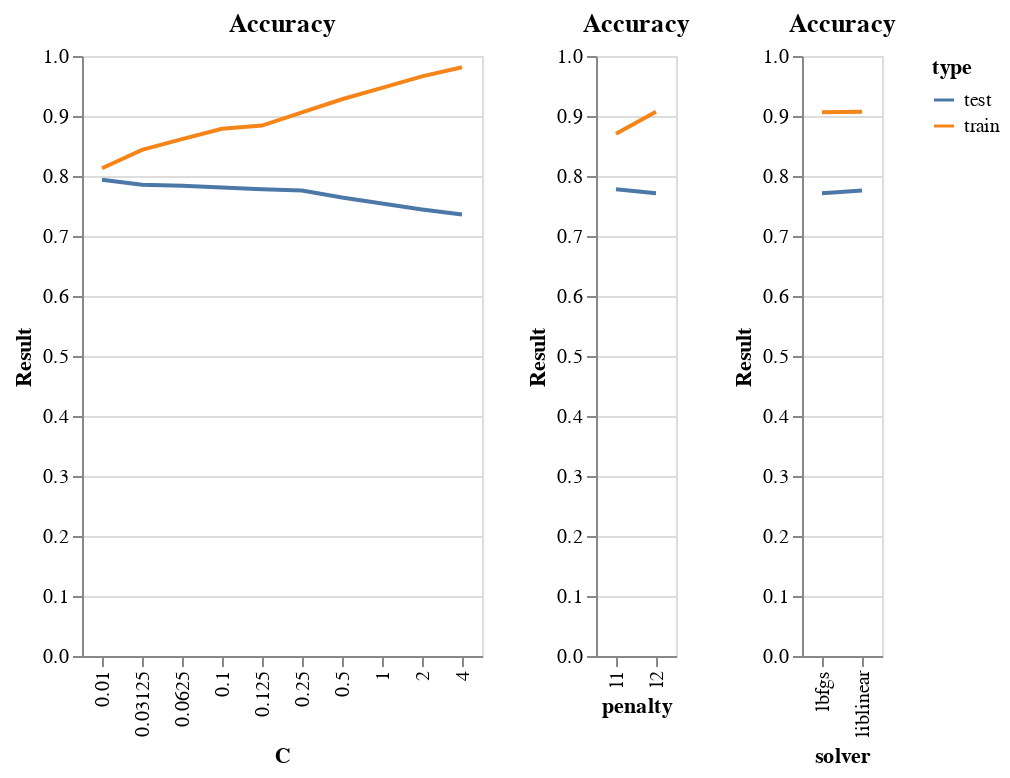

The notebook cell saved with this chart:
### Code cell
df = csv_data.copy()
df = df[df.Score=='Accuracy']
#print(df.columns)
df = df.groupby(['type','C',])['Result'].median().reset_index()
#display(df)

chart1 = alt.Chart(df).mark_line().encode(
    x = 'C:O',
    y = 'Result:Q',
    color = 'type:N',
    tooltip = 'C:Q',

).properties(
    title = 'Accuracy'
)


df = csv_data.copy()
df = df[df.Score=='Accuracy']
#print(df.columns)
df = df.groupby(['type','penalty',])['Result'].median().reset_index()
#display(df)

chart2 = alt.Chart(df).mark_line().encode(
    x = 'penalty:O',
    y = 'Result:Q',
    color = 'type:N',
    tooltip = 'penalty:Q',

).properties(
    title = 'Accuracy'
)

df = csv_data.copy()
df = df[df.Score=='Accuracy']
#print(df.columns)
df = df.groupby(['type','solver',])['Result'].median().reset_index()
#display(df)

chart3 = alt.Chart(df).mark_line().encode(
    x = 'solver:O',
    y = 'Result:Q',
    color = 'type:N',
    tooltip = 'solver:Q',

).properties(
    title = 'Accuracy'
)

chart1 | chart2 | chart3

### Figure 1 — Vega-Lite specification as saved in the notebook (floating-point values rounded to 4 significant figures)
{"config": {"view": {"continuousWidth": 400, "continuousHeight": 300}}, "hconcat": [{"data": {"name": "data-4d39072df23e560d08a31ff88b19bfde"}, "mark": "line", "encoding": {"color": {"field": "type", "type": "nominal"}, "tooltip": {"field": "C", "type": "quantitative"}, "x": {"field": "C", "type": "ordinal"}, "y": {"field": "Result", "type": "quantitative"}}, "title": "Accuracy"}, {"data": {"name": "data-12e2360ae53141326fc2b5722f6fbe24"}, "mark": "line", "encoding": {"color": {"field": "type", "type": "nominal"}, "tooltip": {"field": "penalty", "type": "quantitative"}, "x": {"field": "penalty", "type": "ordinal"}, "y": {"field": "Result", "type": "quantitative"}}, "title": "Accuracy"}, {"data": {"name": "data-3ceaca03cc171e6823ce99000568c29f"}, "mark": "line", "encoding": {"color": {"field": "type", "type": "nominal"}, "tooltip": {"field": "solver", "type": "quantitative"}, "x": {"field": "solver", "type": "ordinal"}, "y": {"field": "Result", "type": "quantitative"}}, "title": "Accuracy"}], "$schema": "https://vega.github.io/schema/vega-lite/v4.17.0.json", "datasets": {"data-4d39072df23e560d08a31ff88b19bfde": [{"type": "test", "C": 0.01, "Result": 0.7939}, {"type": "test", "C": 0.03125, "Result": 0.7852}, {"type": "test", "C": 0.0625, "Result": 0.7837}, {"type": "test", "C": 0.1, "Result": 0.7808}, {"type": "test", "C": 0.125, "Result": 0.7778}, {"type": "test", "C": 0.25, "Result": 0.776}, {"type": "test", "C": 0.5, "Result": 0.764}, {"type": "test", "C": 1.0, "Result": 0.7542}, {"type": "test", "C": 2.0, "Result": 0.7443}, {"type": "test", "C": 4.0, "Result": 0.736}, {"type": "train", "C": 0.01, "Result": 0.8129}, {"type": "train", "C": 0.03125, "Result": 0.8436}, {"type": "train", "C": 0.0625, "Result": 0.8614}, {"type": "train", "C": 0.1, "Result": 0.8786}, {"type": "train", "C": 0.125, "Result": 0.8841}, {"type": "train", "C": 0.25, "Result": 0.9061}, {"type": "train", "C": 0.5, "Result": 0.9279}, {"type": "train", "C": 1.0, "Result": 0.9468}, {"type": "train", "C": 2.0, "Result": 0.9661}, {"type": "train", "C": 4.0, "Result": 0.9813}], "data-12e2360ae53141326fc2b5722f6fbe24": [{"type": "test", "penalty": "l1", "Result": 0.7778}, {"type": "test", "penalty": "l2", "Result": 0.7712}, {"type": "train", "penalty": "l1", "Result": 0.8702}, {"type": "train", "penalty": "l2", "Result": 0.907}], "data-3ceaca03cc171e6823ce99000568c29f": [{"type": "test", "solver": "lbfgs", "Result": 0.7712}, {"type": "test", "solver": "liblinear", "Result": 0.776}, {"type": "train", "solver": "lbfgs", "Result": 0.9061}, {"type": "train", "solver": "liblinear", "Result": 0.907}]}}
